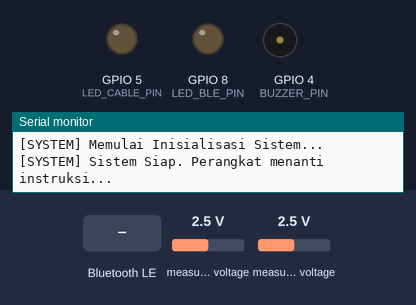
This sketch was run on a simulated ESP32-S3. Shown: output pins drawn as LEDs (lit = HIGH), buzzer (waves = sounding, pin HIGH), the last lines printed to the serial monitor. The inputs (shaded band) are chosen by the test bench; at power-on: measured voltage 2.5 V. EEPROM starts erased; nothing arrives over Bluetooth unless stated; a phone connects over Bluetooth LE 3 s after start.

Above: at 1.6 s.
1.7 s: Bluetooth LE write "START_TEST" received
At 4.5 s:
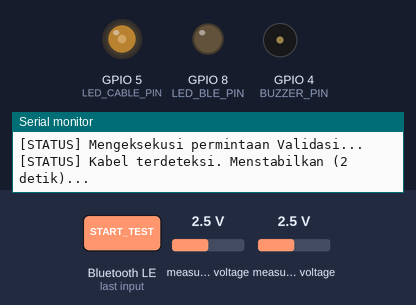
4.7 s: measured voltage (sensor 200) set to 0.1 V
7.7 s: measured voltage (sensor 201) set to 3.4 V
10.1 s: measured voltage (sensor 201) set to 3.7 V
At 11.9 s:
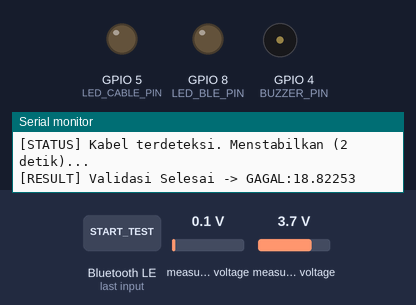
12.3 s: Bluetooth LE write "START_TEST" received
At 13.07 s:
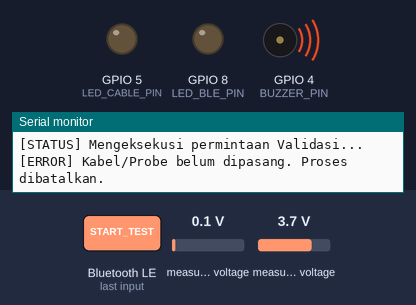
Timing chart, 0 to 15.3 s (numbered marks = the images above; inputs shaded):
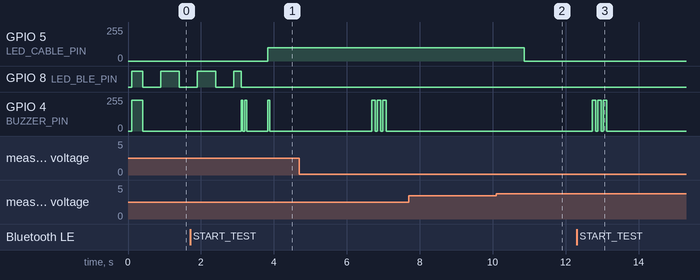

Measured:
- the behaviour switches between 3.5 and 3.6 V on measured voltage (sensor 201) (found by bisection; images 1 and 2)
- after the input at 1.7 s, GPIO 5 (LED_CABLE_PIN): 0/255 → 100/255 after 2.1 s
- after the input at 7.7 s, every drawn part: stays the same
- after the input at 10.1 s, GPIO 5 (LED_CABLE_PIN): 100/255 → 0/255 after 0.76 s
- after the input at 12.3 s, GPIO 4 (BUZZER_PIN): 0/255 → 230/255 after 0.43 s, → 0/255 0.40 s later

The sketch:

CBV-SF26X.ino
```cpp
#include <Arduino.h>
#include <BLEDevice.h>
#include <BLEServer.h>
#include <BLEUtils.h>
#include <BLE2902.h>
#include <Preferences.h>
#include <Wire.h>
#include <Adafruit_ADS1X15.h>

// =========================================================================
// KONFIGURASI BLE (Bluetooth Low Energy)
// =========================================================================
#define SERVICE_UUID           "6E400001-B5A3-F393-E0A9-E50E24DCCA9E"
#define CHARACTERISTIC_UUID_RX "6E400002-B5A3-F393-E0A9-E50E24DCCA9E"
#define CHARACTERISTIC_UUID_TX "6E400003-B5A3-F393-E0A9-E50E24DCCA9E"

// =========================================================================
// DEFINISI PIN
// =========================================================================
#define LED_BLE_PIN 8
#define LED_CABLE_PIN 5
#define BUZZER_PIN 4

// =========================================================================
// KONFIGURASI PERANGKAT KERAS & PENGUKURAN
// =========================================================================
const int LED_BRIGHTNESS = 100;
const int BUZZER_VOLUME  = 230;

Adafruit_ADS1115 ads;
const float CONSTANT_CURRENT_MA = 127.5;
const float R_OFFSET = 0.00100;
const int SAMPLES = 20;

// =========================================================================
// VARIABEL GLOBAL
// =========================================================================
BLEServer *pServer = NULL;
BLECharacteristic *pTxCharacteristic;
bool deviceConnected = false;
Preferences preferences;

String currentConfigString = "CFG:SNI:0.75 mm²:1.0:0.02600";
float currentLimit = 0.02600;

enum MeasureState { STATE_IDLE, STATE_SETTLING, STATE_HOLD };
MeasureState currentState = STATE_IDLE;
int settleCounter = 0;
const int SETTLE_MAX = 4;
String lockedResult = "";
bool isTestRequested = false;

// =========================================================================
// CALLBACK SERVER BLUETOOTH
// =========================================================================
class MyServerCallbacks: public BLEServerCallbacks {
    void onConnect(BLEServer* pServer) {
        deviceConnected = true;
        Serial.println("[BLE] Smartphone Terhubung.");
        digitalWrite(LED_BLE_PIN, LOW);

        // UMPAN BALIK AUDIO: Bluetooth Terhubung -> 2 Bip Pendek Cepat
        for(int i = 0; i < 2; i++) {
            analogWrite(BUZZER_PIN, BUZZER_VOLUME);
            delay(50);
            analogWrite(BUZZER_PIN, 0);
            delay(50);
        }
    };

    void onDisconnect(BLEServer* pServer) {
        deviceConnected = false;
        currentState = STATE_IDLE;
        Serial.println("[BLE] Smartphone Terputus. Mereset memori...");
        analogWrite(LED_CABLE_PIN, 0);

        pTxCharacteristic->setValue("IDLE:0.000");
        lockedResult = "";

        // UMPAN BALIK AUDIO: Bluetooth Terputus -> 3 Bip Panjang (Peringatan)
        for(int i = 0; i < 3; i++) {
            analogWrite(BUZZER_PIN, BUZZER_VOLUME);
            delay(200);
            analogWrite(BUZZER_PIN, 0);
            delay(100);
        }

        delay(500);
        pServer->startAdvertising();
        Serial.println("[SYSTEM] BLE Advertising Dinyalakan Kembali...");
    }
};

// =========================================================================
// CALLBACK PENERIMA DATA (RX)
// =========================================================================
class MyCallbacks: public BLECharacteristicCallbacks {
    void onWrite(BLECharacteristic *pCharacteristic) {
        String rxValue = pCharacteristic->getValue().c_str();

        if (rxValue.length() > 0) {
            if (rxValue.indexOf("START_TEST") >= 0) {
                isTestRequested = true;
                Serial.println("[BLE] Perintah Diterima dari Smartphone.");
            }
            else if (rxValue.indexOf("LIMIT:") >= 0) {
                String limitStr = rxValue.substring(6);
                currentLimit = limitStr.toFloat();

                preferences.begin("cable_conf", false);
                preferences.putFloat("limit", currentLimit);
                preferences.end();

                Serial.println("[CONFIG] Batas Max Tersimpan di Perangkat: " + String(currentLimit, 5));
            }
        }
    }
};

// =========================================================================
// FUNGSI SETUP (INISIALISASI AWAL)
// =========================================================================
void setup() {
    Serial.begin(115200);
    delay(100);
    Serial.println("\n[SYSTEM] Memulai Inisialisasi Sistem...");

    pinMode(LED_BLE_PIN, OUTPUT);
    pinMode(LED_CABLE_PIN, OUTPUT);
    pinMode(BUZZER_PIN, OUTPUT);

    digitalWrite(LED_BLE_PIN, HIGH);
    analogWrite(LED_CABLE_PIN, 0);
    analogWrite(BUZZER_PIN, 0);

    Wire.begin(6, 7);
    ads.begin();
    ads.setGain(GAIN_ONE);

    preferences.begin("cable_conf", true);
    currentConfigString = preferences.getString("config", "CFG:SNI:0.75 mm²:1.0:0.02600");
    preferences.end();

    int lastColon = currentConfigString.lastIndexOf(':');

    if (lastColon > 0) {
        currentLimit = currentConfigString.substring(lastColon + 1).toFloat();
    }

    BLEDevice::init("CBV-001X");
    pServer = BLEDevice::createServer();
    pServer->setCallbacks(new MyServerCallbacks());

    BLEService *pService = pServer->createService(SERVICE_UUID);
    BLECharacteristic *pRxCharacteristic = pService->createCharacteristic(CHARACTERISTIC_UUID_RX, BLECharacteristic::PROPERTY_WRITE);
    pRxCharacteristic->setCallbacks(new MyCallbacks());

    pTxCharacteristic = pService->createCharacteristic(CHARACTERISTIC_UUID_TX, BLECharacteristic::PROPERTY_READ | BLECharacteristic::PROPERTY_NOTIFY);
    pTxCharacteristic->addDescriptor(new BLE2902());

    pService->start();

    BLEAdvertising *pAdvertising = BLEDevice::getAdvertising();
    pAdvertising->addServiceUUID(SERVICE_UUID);
    pAdvertising->setScanResponse(false);
    pAdvertising->setMinPreferred(0x0);
    BLEDevice::startAdvertising();

    // UMPAN BALIK AUDIO: Sistem Siap Digunakan -> 1 Bip Agak Panjang
    analogWrite(BUZZER_PIN, BUZZER_VOLUME);
    delay(300);
    analogWrite(BUZZER_PIN, 0);

    Serial.println("[SYSTEM] Sistem Siap. Perangkat menanti instruksi...");
}

// =========================================================================
// FUNGSI LOOP (SIKLUS UTAMA)
// =========================================================================
void loop() {
    // Memeriksa koneksi perangkat
    if (!deviceConnected) {
        digitalWrite(LED_BLE_PIN, !digitalRead(LED_BLE_PIN));
        analogWrite(LED_CABLE_PIN, 0);
        currentState = STATE_IDLE;
        delay(500);
        return;
    }

    // Mengambil sampel data pembacaan ADC
    long total_raw = 0;
    for(int i = 0; i < SAMPLES; i++) {
        total_raw += ads.readADC_Differential_0_1();
        delay(5);
    }

    float avg_raw = (float)total_raw / SAMPLES;

    // Deteksi apakah kabel terpasang
    bool isCableAttached = (avg_raw < 28000 && avg_raw > -28000);

    // --- 1. PROSES JIKA TOMBOL VALIDASI DITEKAN DI SMARTPHONE ---
    if (isTestRequested) {
        Serial.println("[STATUS] Mengeksekusi permintaan Validasi...");

        if (!isCableAttached) {
            Serial.println("[ERROR] Kabel/Probe belum dipasang. Proses dibatalkan.");
            pTxCharacteristic->setValue("ERROR:0.000");
            pTxCharacteristic->notify();

            isTestRequested = false;
            currentState = STATE_IDLE;

            // UMPAN BALIK AUDIO: Error -> 3 Bip Cepat
            for(int i = 0; i < 3; i++) {
                analogWrite(BUZZER_PIN, BUZZER_VOLUME);
                delay(100);
                analogWrite(BUZZER_PIN, 0);
                delay(50);
            }
        } else {
            Serial.println("[STATUS] Kabel terdeteksi. Menstabilkan (2 detik)...");
            currentState = STATE_SETTLING;
            settleCounter = 0;
            isTestRequested = false;

            analogWrite(LED_CABLE_PIN, LED_BRIGHTNESS);

            // UMPAN BALIK AUDIO: Tombol Ditekan / Mulai Proses -> 1 Bip Sangat Pendek
            analogWrite(BUZZER_PIN, BUZZER_VOLUME);
            delay(50);
            analogWrite(BUZZER_PIN, 0);
        }
    }

    // --- 2. ALUR PENGUKURAN 2 DETIK (FASE SETTLING) ---
    if (currentState == STATE_SETTLING) {
        if (!isCableAttached) {
            currentState = STATE_IDLE;
            Serial.println("[ERROR] Kabel terlepas saat validasi! Proses dibatalkan.");

            pTxCharacteristic->setValue("ERROR:0.000");
            pTxCharacteristic->notify();
            analogWrite(LED_CABLE_PIN, 0);

            // UMPAN BALIK AUDIO: Error Kabel Terlepas -> 3 Bip Cepat
            for(int i = 0; i < 3; i++) {
                analogWrite(BUZZER_PIN, BUZZER_VOLUME);
                delay(100);
                analogWrite(BUZZER_PIN, 0);
                delay(50);
            }
        } else {
            // Menghitung tegangan dan resistansi
            float voltage_mV = avg_raw * 0.125F;

            if (voltage_mV < 0) {
                voltage_mV = voltage_mV * -1.0;
            }

            float resistance_Ohm = (voltage_mV / CONSTANT_CURRENT_MA) - R_OFFSET;

            if (resistance_Ohm < 0) {
                resistance_Ohm = 0.00000;
            }

            settleCounter++;

            String tempMsg = "MENGUKUR:" + String(resistance_Ohm, 3);
            pTxCharacteristic->setValue(tempMsg.c_str());
            pTxCharacteristic->notify();

            // Kunci Hasil jika sudah mencapai batas siklus maksimal (~ 2 detik)
            if (settleCounter >= SETTLE_MAX) {
                currentState = STATE_HOLD;

                if (resistance_Ohm <= currentLimit) {
                    lockedResult = "LULUS:" + String(resistance_Ohm, 5);

                    // UMPAN BALIK AUDIO: LULUS (PASS) -> 2 Bip Sedang
                    for(int i = 0; i < 2; i++) {
                        analogWrite(BUZZER_PIN, BUZZER_VOLUME);
                        delay(150);
                        analogWrite(BUZZER_PIN, 0);
                        delay(100);
                    }
                } else {
                    lockedResult = "GAGAL:" + String(resistance_Ohm, 5);

                    // UMPAN BALIK AUDIO: GAGAL (FAIL) -> 3 Bip Cepat (Peringatan)
                    for(int i = 0; i < 3; i++) {
                        analogWrite(BUZZER_PIN, BUZZER_VOLUME);
                        delay(100);
                        analogWrite(BUZZER_PIN, 0);
                        delay(50);
                    }
                }

                Serial.println("[RESULT] Validasi Selesai -> " + lockedResult);
                pTxCharacteristic->setValue(lockedResult.c_str());
                pTxCharacteristic->notify();
            }
        }
    }
    // --- 3. KONDISI JIKA SISTEM SEDANG IDLE ATAU HOLD ---
    else {
        if (!isCableAttached) {
            analogWrite(LED_CABLE_PIN, 0);
        }
    }

    // Jeda sebelum siklus berikutnya
    delay(500);
}
```
